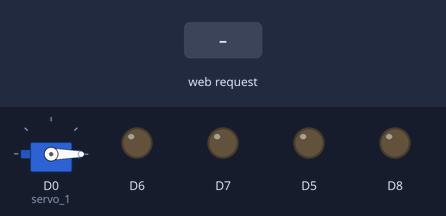
Simulated run of this sketch. Board: ESP8266 (NodeMCU). On the bench: servo, output pins drawn as LEDs (lit = HIGH). The inputs (shaded band) are chosen by the test bench. WiFi joins after 1.5 s; servers stay silent unless stated; what the sketch prints to the serial monitor is not drawn.

Above: at 2.7 s.
2.8 s: HTTP request GET /gpio/1 received
At 3.3 s:
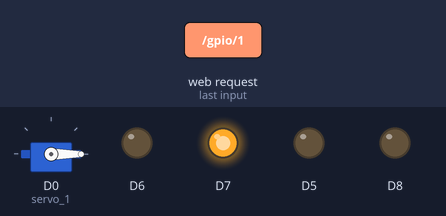
4.3 s: HTTP request GET /gpio/2 received
At 5.5 s:
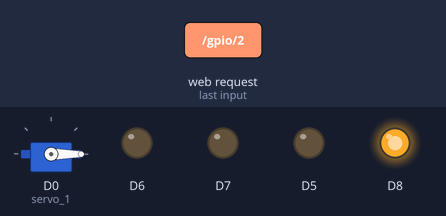
5.8 s: HTTP request GET /gpio/3 received
At 6.8 s:
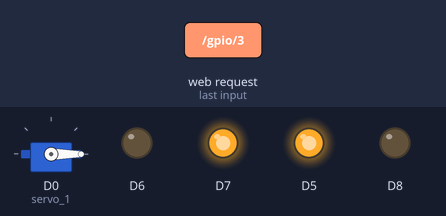
7.3 s: HTTP request GET /gpio/4 received
At 8.0 s:
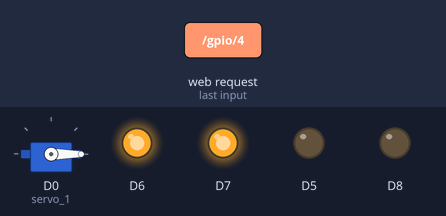
8.8 s: HTTP request GET /gpio/6 received
At 9.1 s:
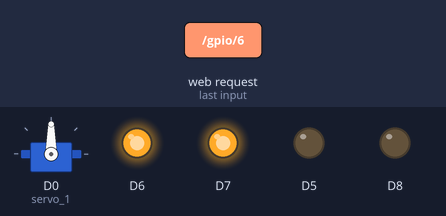
10.3 s: HTTP request GET /gpio/0 received
At 11.4 s:
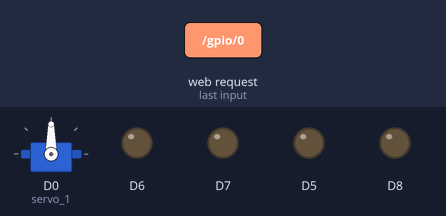
Timing chart, 0 to 12.8 s (numbered marks = the images above; inputs shaded):
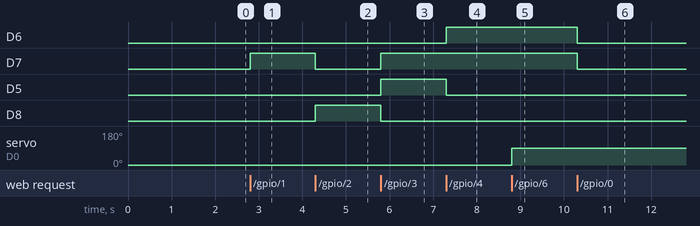

The sketch:

RC_Car_Control_Android.ino
```cpp
#include <ESP8266WiFi.h>
#include <Servo.h>
Servo servo_1;
const char* ssid = "asad";
const char* password = "141331044";

WiFiServer server(80);

void putar_30(void)
{
  servo_1.write(0);
  delay(500);

}
void putar_60(void)
{
   servo_1.write(90);
  delay(500);

}
void putar_90(void)
{
   servo_1.write(180);
  delay(500);

}

void left_f(void)
{
   digitalWrite(D5, 255);
   digitalWrite(D6, 0);
}
void right_f(void)
{
   digitalWrite(D5, 0);
   digitalWrite(D6, 255);
}
void forward(void)
{
      digitalWrite(D7, 255);

      digitalWrite(D8, 0);
}
void backward(void)
{
    digitalWrite(D7, 0);
   digitalWrite(D8, 255);
}

void move_forward(void)
{
  forward();
}
void move_backward(void)
{
  backward();
}

void move_left(void)
{
  left_f();
  forward();
}

void move_right(void)
{
  right_f();
  forward();
}
void move_putar_30(void)
{
  putar_30();

}
void move_putar_60(void)
{
  putar_60();

}
void move_putar_90(void)
{
  putar_90();

}
void stop_all_now(void)
{
    digitalWrite(D5, 0);
   digitalWrite(D6, 0);
    digitalWrite(D7, 0);
   digitalWrite(D8, 0);

}


void setup() {

  Serial.begin(115200);
  delay(10);
  servo_1.attach(16);
  servo_1.write(0);


  delay(0);

  pinMode(D7, OUTPUT);
  pinMode(D8, OUTPUT);
  pinMode(D5, OUTPUT);
  pinMode(D6, OUTPUT);


 stop_all_now();

   WiFi.begin(ssid, password);


 while (WiFi.status() != WL_CONNECTED) {
    delay(500);
   Serial.print(".");

  Serial.print("http://");
  Serial.print(WiFi.localIP());
  Serial.println("/");
  }
 Serial.println("");
 Serial.println("WiFi connected");

  // Start the server
  server.begin();
Serial.println("Server started");

  // Print the IP address

 Serial.println(WiFi.localIP());


}

void loop()
{
// stop_all_now();

  // Check if a client has connected
  WiFiClient client = server.available();
  if (!client) {
    return;
  }

  // Wait until the client sends some data
//  Serial.println("new client");
  while(!client.available()){
    delay(1);
  }

  // Read the first line of the request
  String req = client.readStringUntil('\r');
//  Serial.println(req);
  client.flush();

  // Match the request
  int val=0;
  if (req.indexOf("/gpio/0") != -1)
    val = 0;
  else if (req.indexOf("/gpio/1") != -1)
    val = 1;
  else if (req.indexOf("/gpio/2") != -1)
    val = 2;
  else if (req.indexOf("/gpio/3") != -1)
    val = 3;
  else if (req.indexOf("/gpio/4") != -1)
    val = 4;
  else if (req.indexOf("/gpio/5") != -1)
    val = 5;
  else if (req.indexOf("/gpio/6") != -1)
    val = 6;
  else if (req.indexOf("/gpio/7") != -1)
    val = 7;
  else {
   // Serial.println("invalid request");
    client.stop();
    return;
  }

  // Set GPIO2 according to the request


  if(val==1) move_forward();
  if(val==2) move_backward();
  if(val==3) move_left();
  if(val==4) move_right();
  if(val==5) move_putar_30();
  if(val==6) move_putar_60();
  if(val==7) move_putar_90();
  if(val==0) stop_all_now();
  if ((val<=0) || (val>=8))
  stop_all_now();
  val=0;

 // digitalWrite(LED_BUILTIN, val);

  client.flush();

  // Prepare the response
  String s = "HTTP/1.1 200 OK\r\nContent-Type: text/html\r\n\r\n<!DOCTYPE HTML>\r\n<html>\r\nGPIO is now ";
  s += (val)?"high":"low";
  s += "</html>\n";

  // Send the response to the client
  client.print(s);
  delay(1);

}


/*

 move_forward();
 delay(1000);
  move_backward();
  delay(1000);
  move_left();
  delay(1000);
  move_right();
  delay(1000);


}*/
```

Measured:
- after the input at 2.8 s, D7: LOW → HIGH at once
- after the input at 4.3 s, D7: HIGH → LOW at once; D8: LOW → HIGH at once
- after the input at 5.8 s, D7, D5: LOW → HIGH at once; D8: HIGH → LOW at once
- after the input at 7.3 s, D6: LOW → HIGH at once; D5: HIGH → LOW at once
- after the input at 8.8 s, servo on D0 (servo_1): 0° → 90° at once
- after the input at 10.3 s, D6, D7: HIGH → LOW at once
